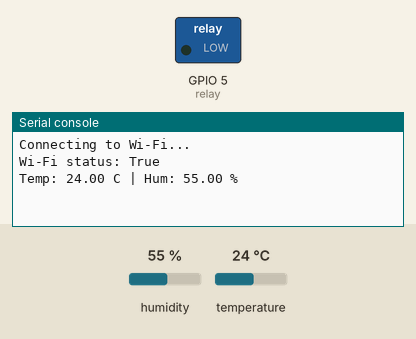
Recording of a program running on a simulated ESP32 board running MicroPython. Shown: switched loads named in the program (green lamp = pin HIGH), the last lines printed to the serial console. The test bench sets the inputs (shaded band); at power-on: temperature 24 °C, humidity 55 %. WiFi joins after 1.5 s; requests to the public web service named in the program get a made-up reply in its usual format after 0.4 s (London, UTC, broken clouds, 64 % humidity, 1013 hPa unless stated).

Above: at 3.2 s.
3.3 s: temperature set to 28 °C
At 8.1 s:
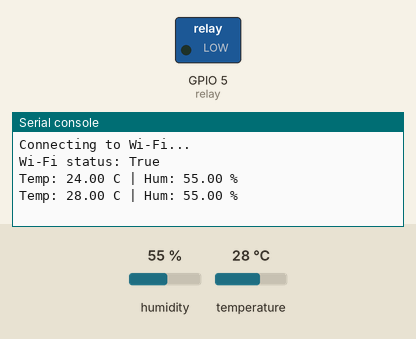
9.4 s: temperature set to 31 °C
At 14.8 s:
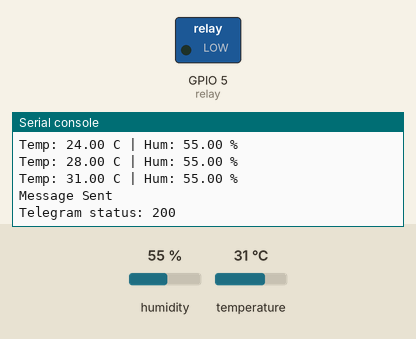
Timing chart, 0 to 16.3 s (numbered marks = the images above; inputs shaded):
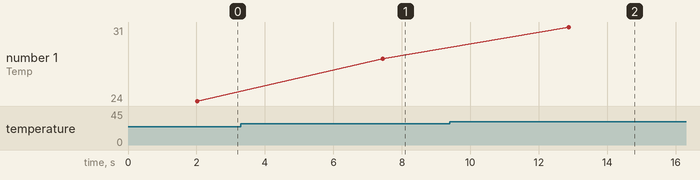

The program:

task4.py
```python
import network
import time
import urequests
import machine
import dht
import json

# ===================== WIFI =====================
def connect_wifi():
    wlan = network.WLAN(network.STA_IF)
    wlan.active(True)
    if not wlan.isconnected():
        print("Connecting to Wi-Fi...")
        wlan.connect(WIFI_SSID, WIFI_PASSWORD)
        timeout = 10
        while not wlan.isconnected() and timeout > 0:
            time.sleep(1)
            timeout -= 1
    print("Wi-Fi status:", wlan.isconnected())
    return wlan

# ===================== TELEGRAM =====================
def send_message(text):
    url = f"https://api.telegram.org/bot{BOT_TOKEN}/sendMessage"
    payload = {
        "chat_id": CHAT_ID,
        "text": text
    }
    try:
        r = urequests.post(url, json=payload)
        print("Message Sent\nTelegram status:", r.status_code)
        r.close()
    except Exception as e:
        print("Telegram error:", e)

def get_updates():
    global last_update_id
    url = f"https://api.telegram.org/bot{BOT_TOKEN}/getUpdates?offset={last_update_id + 1}"
    try:
        r = urequests.get(url)
        data = r.json()
        r.close()
        if data["ok"]:
            return data["result"]
    except Exception as e:
        print("Update error:", e)
    return []

# ===================== MAIN =====================
def main():
    # ===================== CONFIG =====================
    global WIFI_SSID
    WIFI_SSID = "Robotic WIFI"
    global WIFI_PASSWORD
    WIFI_PASSWORD = "rbtWIFI@2025"

    global BOT_TOKEN
    BOT_TOKEN = "8581995886:AAGQdxkfjMsPULGzmehPmeApgPmqb8N6rgo"
    global CHAT_ID
    CHAT_ID = -5172339964

    TEMP_THRESHOLD = 30.0
    SAMPLE_INTERVAL = 5  # seconds

    # ===================== HARDWARE =====================
    dht_sensor = dht.DHT11(machine.Pin(33))
    relay = machine.Pin(5, machine.Pin.OUT)
    relay.value(0)  # relay OFF at start

    # ===================== GLOBAL STATE =====================
    relay_state = False
    global last_update_id
    last_update_id = 0


    wlan = connect_wifi()
    while True:
        # ---------- Ensure Wi-Fi is connected ----------
        if not wlan.isconnected():
            connect_wifi()

        # ---------- Read DHT ----------
        try:
            dht_sensor.measure()
            temp = dht_sensor.temperature()
            hum = dht_sensor.humidity()
            print(f"Temp: {temp:.2f} C | Hum: {hum:.2f} %")
        except OSError:
            print("DHT read error, skipping cycle")
            time.sleep(SAMPLE_INTERVAL)
            continue

        # ---------- Telegram Commands ----------
        updates = get_updates()
        for msg in updates:
            last_update_id = msg["update_id"]
            msg_content = msg.get("message")

            if not msg_content:
                continue

            text = msg_content.get("text", "")
            chat_id = msg_content["chat"]["id"]

            if chat_id != CHAT_ID:
                continue

            if text == "/status":
                state = "ON" if relay_state else "OFF"
                send_message(
                    f"Temperature: {temp:.2f} C\n"
                    f"Humidity: {hum:.2f} %\n"
                    f"Relay: {state}"
                )

            elif text.strip() == "/on":
                relay.value(1)
                relay_state = True
                send_message("Relay turned ON")

            elif text == "/off":
                relay.value(0)
                relay_state = False
                send_message("Relay turned OFF")

        # ---------- Temperature Logic ----------
        if temp >= TEMP_THRESHOLD and not relay_state:
            send_message(f"ALERT: Temperature exceeded 30 C! Send /on to activate relay.\nCurrent Temperature: {temp:.2f}C")

        if temp < TEMP_THRESHOLD and relay_state:
            relay.value(0)
            relay_state = False
            send_message(f"Temperature normalized.\nCurrent Temperature: {temp:.2f}C\nRelay auto-OFF.")

        time.sleep(SAMPLE_INTERVAL)

if __name__ == "__main__":
    main()
```

Measured:
- the behaviour switches between 29 and 30 °C on temperature (found by bisection; images 1 and 2)
- after the input at 3.3 s, the serial console: prints a new line after 4.1 s (image 1)
- after the input at 9.4 s, the serial console: prints a new line after 3.5 s (image 2)
- plotted number 1: 24 → 28 after the input at 3.3 s, 28 → 31 after the input at 9.4 s
